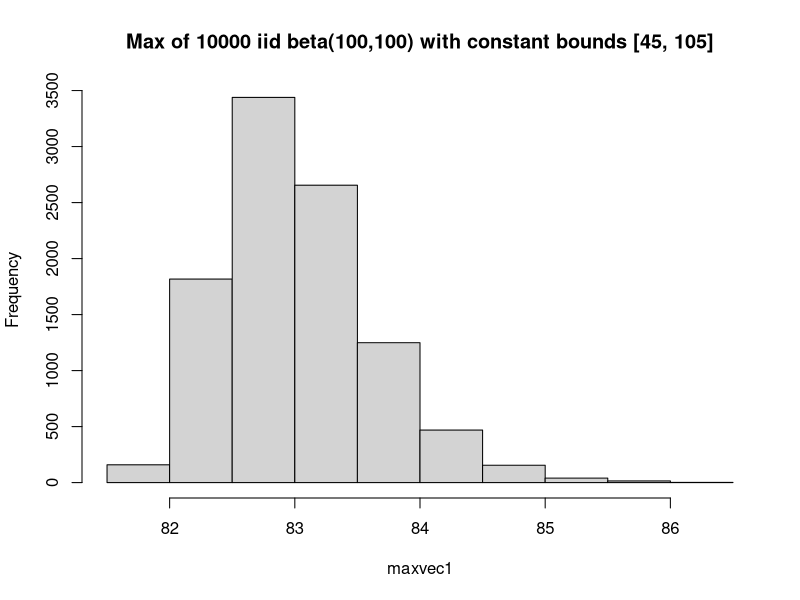

Write R code to recreate this figure. (Note: this script raises an error after producing the figure.)
# Kevin O'Connor
# Modeling temperature as a beta distributed random variable

## Independent, constant bounds.
# Generating data
maxvec1 = c()
l = 45; u = 105
for (i in 1:10000){
	data = l + (u-l)*rbeta(10000, 100, 100)
	maxvec1 = c(maxvec1, max(data))
}
# Histogram of data
pdf("/Users/kevinoconnor/Documents/School/Research/BetaIndConstantBounds1.pdf", width=13, height=8)
hist(maxvec1, main="Max of 10000 iid beta(100,100) with constant bounds [45, 105]")
dev.off()
# Fitting to GEV distribution
gevcdf <- function(x, mu, sigma, xi){
	return(exp(-(1 + xi*((x-mu)/sigma))^(-1/xi)))
}
fit1 = gev.fit(maxvec1)
# Plotting empirical CDF with fitted CDF
pdf("/Users/kevinoconnor/Documents/School/Research/BetaPlot7.pdf", width=13, height=8)
plot(ecdf(maxvec1), main="Empirical CDF with Fit Points")
points(maxvec1, gevcdf(maxvec1, fit1$mle[1], fit1$mle[2], fit1$mle[3]))
dev.off()


## Independent, sinusoidal bounds.
l <- function(i,n){
	return(l_0+l_1*sin(2*pi*i/n))
}
u <- function(i,n){
	return(u_0+u_1*sin(2*pi*i/n))
}
# u_1 = 20, l_1 = 20
maxvec2 = c(); maxindvec2 = c()
l_0 = 10; l_1 = 20; u_0 = 115; u_1 = 20
n = 365
for (j in 1:1000){
	data = c()
	for (i in 1:365){
		data = c(data, l(i,n) + (u(i,n)-l(i,n))*rbeta(1, 100, 100))
	}	
		maxvec2 = c(maxvec2, max(data))
		maxindvec2 = c(maxindvec2, which.max(data))
}
pdf("/Users/kevinoconnor/Documents/School/Research/BetaPlot3.pdf", width=13, height=8)
hist(maxvec2, main="Simulated Annual Maxima with Sinusoidal Bounds")
dev.off()
pdf("/Users/kevinoconnor/Documents/School/Research/BetaPlot4.pdf", width=13, height=8)
hist(maxindvec2, breaks=20, main="Day at Occurrence of Annual Maximum", xlim=c(1,365))
dev.off()
# u_1 = 40, l_1 = 40
maxvec3 = c(); maxindvec3 = c()
l_0 = 10; l_1 = 40; u_0 = 115; u_1 = 40
n = 365
for (j in 1:1000){
	data = c()
	for (i in 1:365){
		data = c(data, l(i,n) + (u(i,n)-l(i,n))*rbeta(1, 100, 100))
	}	
		maxvec3 = c(maxvec3, max(data))
		maxindvec3 = c(maxindvec3, which.max(data))
}
pdf("/Users/kevinoconnor/Documents/School/Research/BetaPlot5.pdf", width=13, height=8)
hist(maxvec3, main="Simulated Annual Maxima with Sinusoidal Bounds")
dev.off()
pdf("/Users/kevinoconnor/Documents/School/Research/BetaPlot6.pdf", width=13, height=8)
hist(maxindvec3, breaks=20, main="Day at Occurrence of Annual Maximum", xlim=c(1,365))
dev.off()
# u_1 = 5, l_1 = 5
maxvec4 = c(); maxindvec4 = c()
l_0 = 10; l_1 =5; u_0 = 115; u_1 = 5
n = 365
for (j in 1:1000){
	data = c()
	for (i in 1:n){
		data = c(data, l(i,n) + (u(i,n)-l(i,n))*rbeta(1, 100, 100))
	}	
		maxvec4 = c(maxvec4, max(data))
		maxindvec4 = c(maxindvec4, which.max(data))
}
pdf("/Users/kevinoconnor/Documents/School/Research/BetaPlot8.pdf", width=13, height=8)
hist(maxvec4, main="Simulated Annual Maxima with Sinusoidal Bounds")
dev.off()
pdf("/Users/kevinoconnor/Documents/School/Research/BetaPlot9.pdf", width=13, height=8)
hist(maxindvec4, breaks=20, main="Day at Occurrence of Annual Maximum", xlim=c(1,365))
dev.off()
# Sinusoidal bounds, u_0-l_0 large.
maxvec5 = c(); maxindvec5 = c()
l_0 = -10^6; l_1 =20; u_0 = 115; u_1 = 20
n = 365
l <- function(i,n){
	return(l_0+l_1*sin(2*pi*i/n))
}
u <- function(i,n){
	return(u_0+u_1*sin(2*pi*i/n))
}
for (j in 1:1000){
	data = c()
	for (i in 1:n){
		data = c(data, l(i,n) + (u(i,n)-l(i,n))*rbeta(1, 100, 100))
	}	
		maxvec5 = c(maxvec5, max(data))
		maxindvec5 = c(maxindvec5, which.max(data))
}
pdf("/Users/kevinoconnor/Documents/School/Research/BetaPlot10.pdf", width=13, height=8)
hist(maxvec5, main="Simulated Annual Maxima with Sinusoidal Bounds")
dev.off()
pdf("/Users/kevinoconnor/Documents/School/Research/BetaPlot11.pdf", width=13, height=8)
hist(maxindvec5, breaks=20, main="Day at Occurrence of Annual Maximum", xlim=c(1,365))
dev.off()
